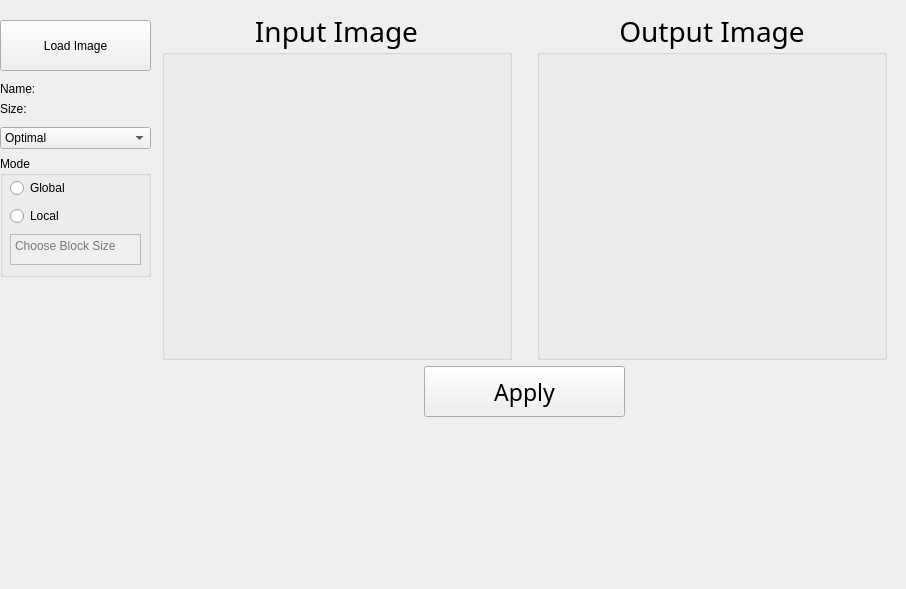
       <widget class="QWidget" name="Thresholding">
        <attribute name="title">
         <string>Thresholding</string>
        </attribute>
        <widget class="QWidget" name="gridLayoutWidget_10">
         <property name="geometry">
          <rect>
           <x>0</x>
           <y>10</y>
           <width>897</width>
           <height>570</height>
          </rect>
         </property>
         <layout class="QGridLayout" name="gridLayout_8">
          <item row="1" column="1">
           <spacer name="horizontalSpacer_11">
            <property name="orientation">
             <enum>Qt::Horizontal</enum>
            </property>
            <property name="sizeType">
             <enum>QSizePolicy::Maximum</enum>
            </property>
            <property name="sizeHint" stdset="0">
             <size>
              <width>5</width>
              <height>20</height>
             </size>
            </property>
           </spacer>
          </item>
          <item row="1" column="3">
           <spacer name="horizontalSpacer_12">
            <property name="orientation">
             <enum>Qt::Horizontal</enum>
            </property>
            <property name="sizeType">
             <enum>QSizePolicy::Maximum</enum>
            </property>
            <property name="sizeHint" stdset="0">
             <size>
              <width>10</width>
              <height>20</height>
             </size>
            </property>
           </spacer>
          </item>
          <item row="1" column="2">
           <layout class="QGridLayout" name="gridLayout_13">
            <item row="0" column="1">
             <layout class="QHBoxLayout" name="horizontalLayout_5">
              <item>
               <widget class="QGroupBox" name="groupBox_11">
                <property name="minimumSize">
                 <size>
                  <width>350</width>
                  <height>350</height>
                 </size>
                </property>
                <property name="maximumSize">
                 <size>
                  <width>350</width>
                  <height>350</height>
                 </size>
                </property>
                <property name="font">
                 <font>
                  <family>Bahnschrift</family>
                  <pointsize>21</pointsize>
                 </font>
                </property>
                <property name="title">
                 <string>Input Image</string>
                </property>
                <property name="alignment">
                 <set>Qt::AlignCenter</set>
                </property>
                <property name="flat">
                 <bool>false</bool>
                </property>
                <widget class="ImageView" name="threshInput" native="true">
                 <property name="geometry">
                  <rect>
                   <x>30</x>
                   <y>40</y>
                   <width>301</width>
                   <height>301</height>
                  </rect>
                 </property>
                 <property name="sizePolicy">
                  <sizepolicy hsizetype="Fixed" vsizetype="Fixed">
                   <horstretch>0</horstretch>
                   <verstretch>0</verstretch>
                  </sizepolicy>
                 </property>
                 <property name="minimumSize">
                  <size>
                   <width>301</width>
                   <height>301</height>
                  </size>
                 </property>
                 <property name="maximumSize">
                  <size>
                   <width>301</width>
                   <height>301</height>
                  </size>
                 </property>
                </widget>
               </widget>
              </item>
              <item>
               <spacer name="horizontalSpacer_13">
                <property name="orientation">
                 <enum>Qt::Horizontal</enum>
                </property>
                <property name="sizeHint" stdset="0">
                 <size>
                  <width>5</width>
                  <height>20</height>
                 </size>
                </property>
               </spacer>
              </item>
              <item>
               <widget class="QGroupBox" name="groupBox_13">
                <property name="sizePolicy">
                 <sizepolicy hsizetype="Fixed" vsizetype="Fixed">
                  <horstretch>0</horstretch>
                  <verstretch>0</verstretch>
                 </sizepolicy>
                </property>
                <property name="minimumSize">
                 <size>
                  <width>350</width>
                  <height>350</height>
                 </size>
                </property>
                <property name="maximumSize">
                 <size>
                  <width>350</width>
                  <height>350</height>
                 </size>
                </property>
                <property name="font">
                 <font>
                  <family>Bahnschrift</family>
                  <pointsize>21</pointsize>
                 </font>
                </property>
                <property name="title">
                 <string>Output Image</string>
                </property>
                <property name="alignment">
                 <set>Qt::AlignCenter</set>
                </property>
                <widget class="ImageView" name="threshOutput" native="true">
                 <property name="geometry">
                  <rect>
                   <x>30</x>
                   <y>40</y>
                   <width>301</width>
                   <height>301</height>
                  </rect>
                 </property>
                 <property name="sizePolicy">
                  <sizepolicy hsizetype="Fixed" vsizetype="Fixed">
                   <horstretch>0</horstretch>
                   <verstretch>0</verstretch>
                  </sizepolicy>
                 </property>
                 <property name="minimumSize">
                  <size>
                   <width>301</width>
                   <height>301</height>
                  </size>
                 </property>
                 <property name="maximumSize">
                  <size>
                   <width>301</width>
                   <height>301</height>
                  </size>
                 </property>
                </widget>
               </widget>
              </item>
             </layout>
            </item>
            <item row="2" column="1">
             <spacer name="verticalSpacer_21">
              <property name="orientation">
               <enum>Qt::Vertical</enum>
              </property>
              <property name="sizeType">
               <enum>QSizePolicy::Maximum</enum>
              </property>
              <property name="sizeHint" stdset="0">
               <size>
                <width>20</width>
                <height>201</height>
               </size>
              </property>
             </spacer>
            </item>
            <item row="1" column="1">
             <layout class="QHBoxLayout" name="horizontalLayout_6">
              <item>
               <widget class="QPushButton" name="threshApply_btn">
                <property name="minimumSize">
                 <size>
                  <width>0</width>
                  <height>51</height>
                 </size>
                </property>
                <property name="maximumSize">
                 <size>
                  <width>201</width>
                  <height>16777215</height>
                 </size>
                </property>
                <property name="font">
                 <font>
                  <family>Bahnschrift</family>
                  <pointsize>17</pointsize>
                 </font>
                </property>
                <property name="text">
                 <string>Apply</string>
                </property>
               </widget>
              </item>
             </layout>
            </item>
           </layout>
          </item>
          <item row="1" column="0">
           <layout class="QGridLayout" name="gridLayout_14">
            <item row="3" column="0">
             <layout class="QVBoxLayout" name="verticalLayout_16">
              <item>
               <widget class="QLabel" name="threshInputName">
                <property name="text">
                 <string>Name:</string>
                </property>
               </widget>
              </item>
              <item>
               <widget class="QLabel" name="threshInputSize">
                <property name="text">
                 <string>Size:</string>
                </property>
               </widget>
              </item>
             </layout>
            </item>
            <item row="4" column="0">
             <spacer name="verticalSpacer3_2">
              <property name="orientation">
               <enum>Qt::Vertical</enum>
              </property>
              <property name="sizeType">
               <enum>QSizePolicy::Maximum</enum>
              </property>
              <property name="sizeHint" stdset="0">
               <size>
                <width>1</width>
                <height>5</height>
               </size>
              </property>
             </spacer>
            </item>
            <item row="5" column="0">
             <widget class="QComboBox" name="threshCombo">
              <item>
               <property name="text">
                <string>Optimal</string>
               </property>
              </item>
              <item>
               <property name="text">
                <string>Otsu</string>
               </property>
              </item>
              <item>
               <property name="text">
                <string>Spectral</string>
               </property>
              </item>
             </widget>
            </item>
            <item row="9" column="0">
             <widget class="QGroupBox" name="freqDomainGroup_2">
              <property name="minimumSize">
               <size>
                <width>151</width>
                <height>121</height>
               </size>
              </property>
              <property name="title">
               <string>Mode</string>
              </property>
              <widget class="QWidget" name="verticalLayoutWidget_8">
               <property name="geometry">
                <rect>
                 <x>10</x>
                 <y>20</y>
                 <width>131</width>
                 <height>91</height>
                </rect>
               </property>
               <layout class="QVBoxLayout" name="verticalLayout_17">
                <item>
                 <widget class="QRadioButton" name="threshGlobal_btn">
                  <property name="text">
                   <string>Global</string>
                  </property>
                 </widget>
                </item>
                <item>
                 <widget class="QRadioButton" name="threshLocal_btn">
                  <property name="text">
                   <string>Local</string>
                  </property>
                 </widget>
                </item>
                <item>
                 <widget class="QTextEdit" name="threshTextEdit">
                  <property name="enabled">
                   <bool>false</bool>
                  </property>
                  <property name="maximumSize">
                   <size>
                    <width>16777215</width>
                    <height>31</height>
                   </size>
                  </property>
                  <property name="autoFormatting">
                   <set>QTextEdit::AutoNone</set>
                  </property>
                  <property name="readOnly">
                   <bool>false</bool>
                  </property>
                  <property name="html">
                   <string>&lt;!DOCTYPE HTML PUBLIC &quot;-//W3C//DTD HTML 4.0//EN&quot; &quot;http://www.w3.org/TR/REC-html40/strict.dtd&quot;&gt;
&lt;html&gt;&lt;head&gt;&lt;meta name=&quot;qrichtext&quot; content=&quot;1&quot; /&gt;&lt;style type=&quot;text/css&quot;&gt;
p, li { white-space: pre-wrap; }
&lt;/style&gt;&lt;/head&gt;&lt;body style=&quot; font-family:'MS Shell Dlg 2'; font-size:8.25pt; font-weight:400; font-style:normal;&quot;&gt;
&lt;p style=&quot;-qt-paragraph-type:empty; margin-top:0px; margin-bottom:0px; margin-left:0px; margin-right:0px; -qt-block-indent:0; text-indent:0px;&quot;&gt;&lt;br /&gt;&lt;/p&gt;&lt;/body&gt;&lt;/html&gt;</string>
                  </property>
                  <property name="overwriteMode">
                   <bool>true</bool>
                  </property>
                  <property name="placeholderText">
                   <string>Choose Block Size</string>
                  </property>
                 </widget>
                </item>
               </layout>
              </widget>
             </widget>
            </item>
            <item row="2" column="0">
             <spacer name="verticalSpacer2_3">
              <property name="orientation">
               <enum>Qt::Vertical</enum>
              </property>
              <property name="sizeType">
               <enum>QSizePolicy::Maximum</enum>
              </property>
              <property name="sizeHint" stdset="0">
               <size>
                <width>1</width>
                <height>5</height>
               </size>
              </property>
             </spacer>
            </item>
            <item row="0" column="0">
             <spacer name="verticalSpacer_22">
              <property name="orientation">
               <enum>Qt::Vertical</enum>
              </property>
              <property name="sizeType">
               <enum>QSizePolicy::Maximum</enum>
              </property>
              <property name="sizeHint" stdset="0">
               <size>
                <width>1</width>
                <height>10</height>
               </size>
              </property>
             </spacer>
            </item>
            <item row="8" column="0">
             <spacer name="verticalSpacer6_2">
              <property name="orientation">
               <enum>Qt::Vertical</enum>
              </property>
              <property name="sizeType">
               <enum>QSizePolicy::Maximum</enum>
              </property>
              <property name="sizeHint" stdset="0">
               <size>
                <width>1</width>
                <height>1</height>
               </size>
              </property>
             </spacer>
            </item>
            <item row="1" column="0">
             <widget class="QPushButton" name="threshLoader">
              <property name="sizePolicy">
               <sizepolicy hsizetype="MinimumExpanding" vsizetype="MinimumExpanding">
                <horstretch>0</horstretch>
                <verstretch>0</verstretch>
               </sizepolicy>
              </property>
              <property name="maximumSize">
               <size>
                <width>151</width>
                <height>51</height>
               </size>
              </property>
              <property name="text">
               <string>Load Image</string>
              </property>
             </widget>
            </item>
            <item row="12" column="0">
             <spacer name="verticalSpacer_23">
              <property name="orientation">
               <enum>Qt::Vertical</enum>
              </property>
              <property name="sizeType">
               <enum>QSizePolicy::Expanding</enum>
              </property>
              <property name="sizeHint" stdset="0">
               <size>
                <width>1</width>
                <height>5</height>
               </size>
              </property>
             </spacer>
            </item>
           </layout>
          </item>
         </layout>
        </widget>
       </widget>
